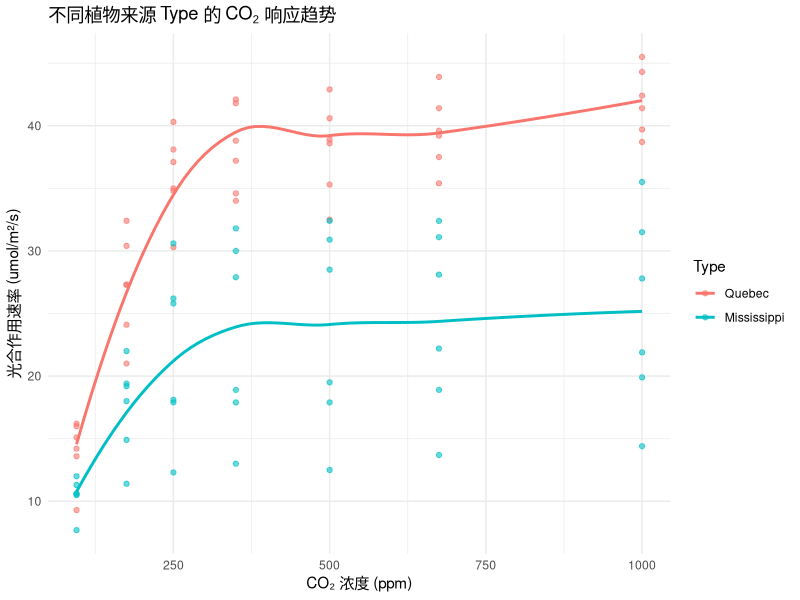
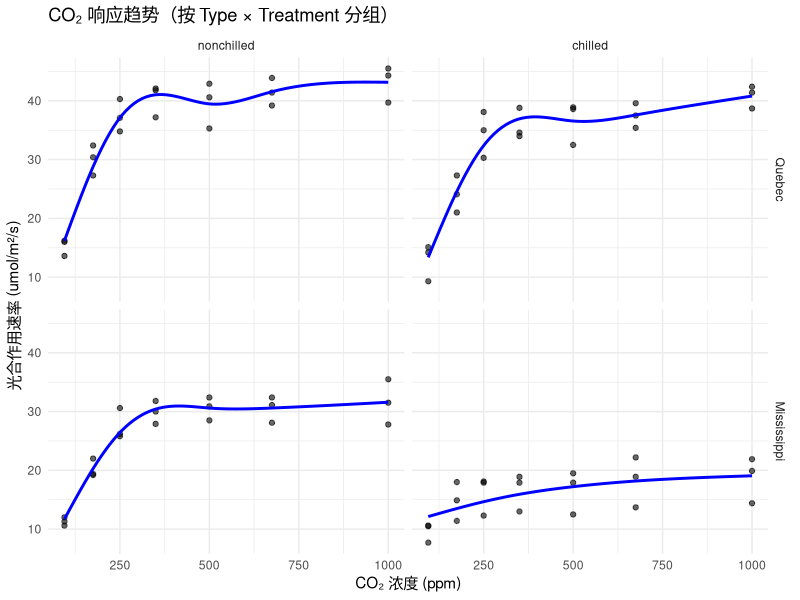
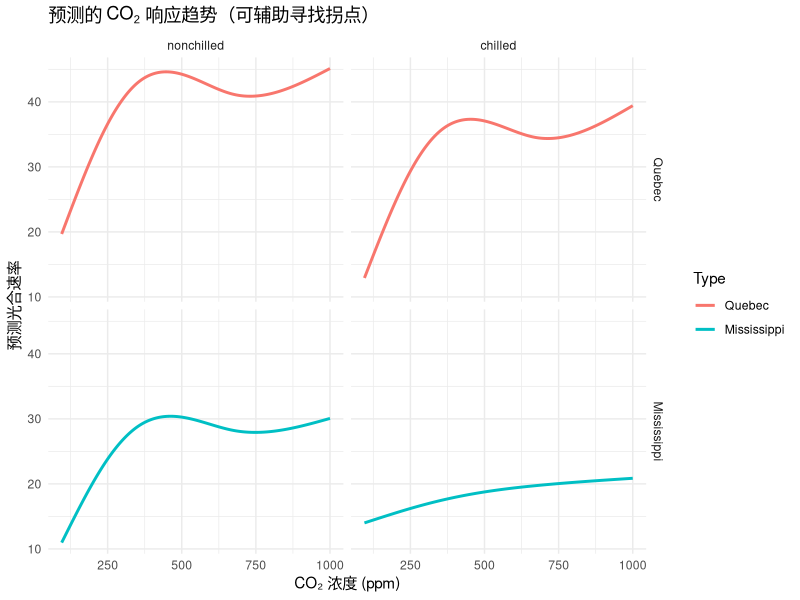

The R script that drew these images, in order:
# 加载必要的包
library(ggplot2)
library(mgcv)
library(dplyr)

# 加载CO2数据集
data(CO2)
# LOESS 拟合图
ggplot(CO2, aes(x = conc, y = uptake, color = Type)) +
  geom_point(alpha = 0.6) +
  geom_smooth(method = "loess", se = FALSE, span = 0.75) +
  theme_minimal() +
  labs(title = "不同植物来源 Type 的 CO₂ 响应趋势",
       x = "CO₂ 浓度 (ppm)", y = "光合作用速率 (umol/m²/s)")

# 可视化：按 Type × Treatment 分面绘图
ggplot(CO2, aes(x = conc, y = uptake)) +
  geom_point(alpha = 0.6) +
  geom_smooth(method = "gam", formula = y ~ s(x, k = 5), se = FALSE, color = "blue") +
  facet_grid(Type ~ Treatment) +
  theme_minimal() +
  labs(title = "CO₂ 响应趋势（按 Type × Treatment 分组）",
       x = "CO₂ 浓度 (ppm)", y = "光合作用速率 (umol/m²/s)")

# 简单探索“响应拐点”可选方法：创建新浓度序列 + 预测值
newdata <- expand.grid(
  conc = seq(min(CO2$conc), max(CO2$conc), length.out = 200),
  Type = levels(CO2$Type),
  Treatment = levels(CO2$Treatment)
)

### 提取 GAM 拟合值并目测大致拐点

# 拟合 GAM 模型（含交互）
model_gam <- gam(uptake ~ s(conc, by = interaction(Type, Treatment), k = 4) + Type + Treatment,
                 data = CO2)
# 模型摘要
summary(model_gam)
#提取预测值
newdata$uptake_pred <- predict(model_gam, newdata = newdata)

# 可视化预测趋势
ggplot(newdata, aes(x = conc, y = uptake_pred, color = Type)) +
  geom_line(size = 1) +
  facet_grid(Type ~ Treatment) +
  theme_minimal() +
  labs(title = "预测的 CO₂ 响应趋势（可辅助寻找拐点）",
       y = "预测光合速率", x = "CO₂ 浓度 (ppm)")
